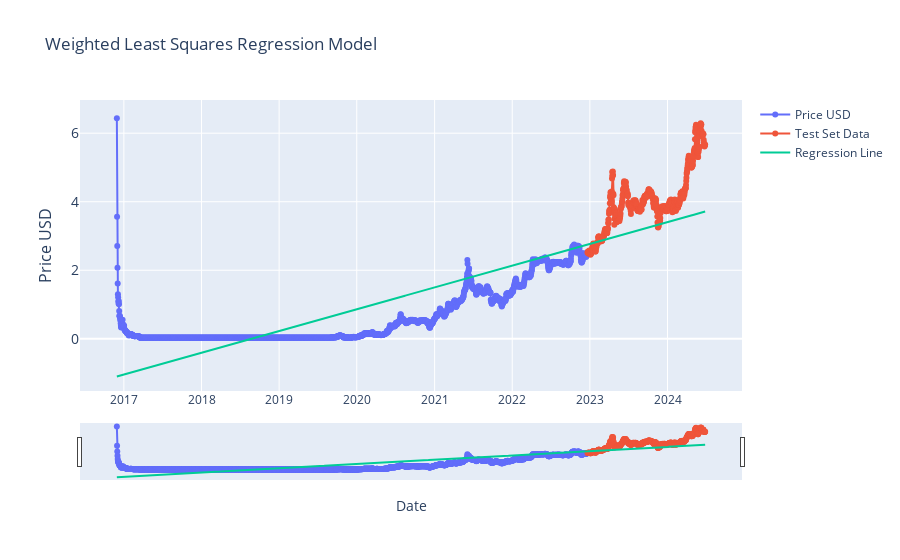

Notebook code for this chart:
### Markdown cell above
### WLSR / Weighted Least Squares Estimator (3.2)

### Code cell
from sklearn.linear_model import LinearRegression
from sklearn.model_selection import train_test_split
import plotly.graph_objects as go
import pandas as pd
from ipywidgets import interact, DatePicker
import numpy as np
import statsmodels.api as sm

# Convert date to ordinal for regression
current_item['date_ordinal'] = current_item.index.map(pd.Timestamp.toordinal)
X = current_item['date_ordinal'].values.reshape(-1, 1)
y = current_item['price_usd'].values

# Create weights: more recent data points have higher weights
weights = np.linspace(1, 1, len(X))

# Train test split (first 80% train, last 20% test)
split_point = int(len(X) * 0.80)
X_train, X_test = X[:split_point], X[split_point:]
y_train, y_test = y[:split_point], y[split_point:]
weights_train, weights_test = weights[:split_point], weights[split_point:]

# Initialize and fit the WLS model
model_wls = sm.WLS(y, sm.add_constant(X), weights=weights).fit()

!~
y_pred = model_wls.predict(sm.add_constant(X))

# Update graph function
def update_graph(start_date, end_date):
    # Filtering the data based on the date range
    mask = (current_item.index >= pd.to_datetime(start_date)) & (current_item.index <= pd.to_datetime(end_date))
    filtered_data = current_item.loc[mask]
    filtered_pred = y_pred[mask]

    # Creating the plot
    fig = go.Figure()
    fig.add_trace(go.Scatter(x=filtered_data.index[:split_point], y=filtered_data['price_usd'], mode='lines+markers', name='Price USD'))

    # Add the test set prices
    fig.add_trace(go.Scatter(x=filtered_data.index[split_point:], y=y_test, mode='lines+markers', name='Test Set Data'))

    # Add the predicted prices
    fig.add_trace(go.Scatter(x=filtered_data.index, y=filtered_pred, mode='lines', name='Regression Line'))



    # Formatting
    fig.update_layout(
        title='Weighted Least Squares Regression Model',
        xaxis_title='Date',
        yaxis_title='Price USD',
        yaxis=dict(
            title='Price USD',
            titlefont_size=16,
            tickfont_size=14,
        ),
        xaxis=dict(  
            rangeslider=dict(
                visible=True
            ),
            type="date"
        ),
        showlegend=True
    )

    fig.show()

# Creating interactive widgets for date selection
start_date_picker = DatePicker(description='Start Date', value=current_item.index[0], disabled=False)
end_date_picker = DatePicker(description='End Date', value=current_item.index[-1], disabled=False)

# Display the interactive widget
interact(update_graph, start_date=start_date_picker, end_date=end_date_picker)

### Figure 1 — Plotly figure (JSON) as saved in the notebook; plotly's stock layout.template omitted (floating-point values rounded to 4 significant figures; data arrays with more than 128 entries replaced by an {"elided": "..."} marker saying what was removed)
{"data": [{"mode": "lines+markers", "name": "Price USD", "type": "scatter", "x": {"elided": "2213 str values"}, "y": {"elided": "2767 float values"}}, {"mode": "lines+markers", "name": "Test Set Data", "type": "scatter", "x": {"elided": "554 str values"}, "y": {"elided": "554 float values"}}, {"mode": "lines", "name": "Regression Line", "type": "scatter", "x": {"elided": "2767 str values"}, "y": {"elided": "2767 float values"}}], "layout": {"showlegend": true, "title": {"text": "Weighted Least Squares Regression Model"}, "xaxis": {"rangeslider": {"visible": true}, "title": {"text": "Date"}, "type": "date"}, "yaxis": {"tickfont": {"size": 14}, "title": {"font": {"size": 16}, "text": "Price USD"}}}}
